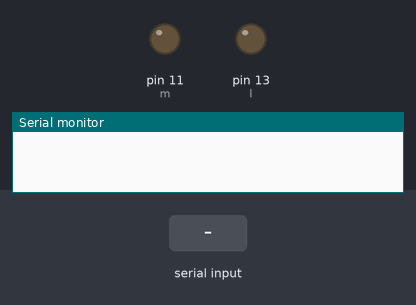
A sketch run on a simulated Arduino Uno, built with avr-gcc and run on an emulated ATmega328P. Parts: output pins drawn as LEDs (lit = HIGH), the last lines printed to the serial monitor. Inputs (shaded band) come from the test bench.

Above: at 1.2 s.
1.3 s: "1" received over Serial
At 3.4 s:
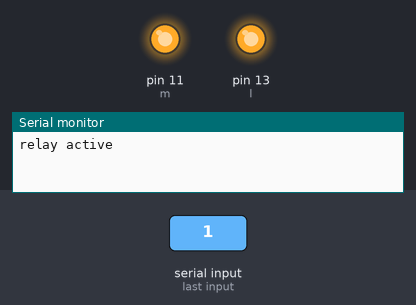
3.8 s: "0" received over Serial
At 5.3 s:
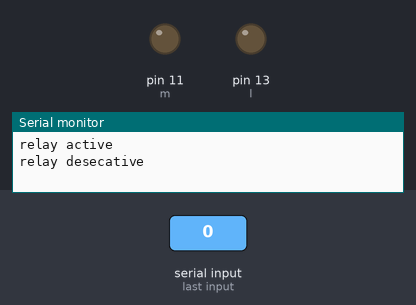
Timing chart, 0 to 6.8 s (numbered marks = the images above; inputs shaded):
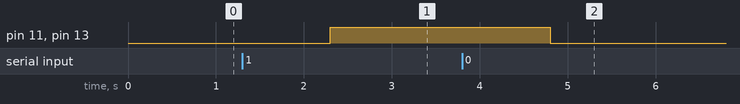

The sketch:

ralay.ino
```cpp
int l = 13;
int m = 11;

void setup(){
  pinMode(l,OUTPUT);
  pinMode(m,OUTPUT);
  Serial.begin(9600);
}
void loop(){
  if(!Serial.available()){
    String d = Serial.readString();
    if(d == "1"){
      digitalWrite(l,HIGH);
      digitalWrite(m,HIGH);
      Serial.println("relay active");
    }
    else if(d=="0"){
      digitalWrite(l,LOW);
      digitalWrite(m,LOW);

      Serial.println("relay desecative");
    }

 }

}
  
```

Measured:
- after the input at 1.3 s, pin 11 (m), pin 13 (l): LOW → HIGH after 1.0 s
- after the input at 3.8 s, pin 11 (m), pin 13 (l): HIGH → LOW after 1.0 s
